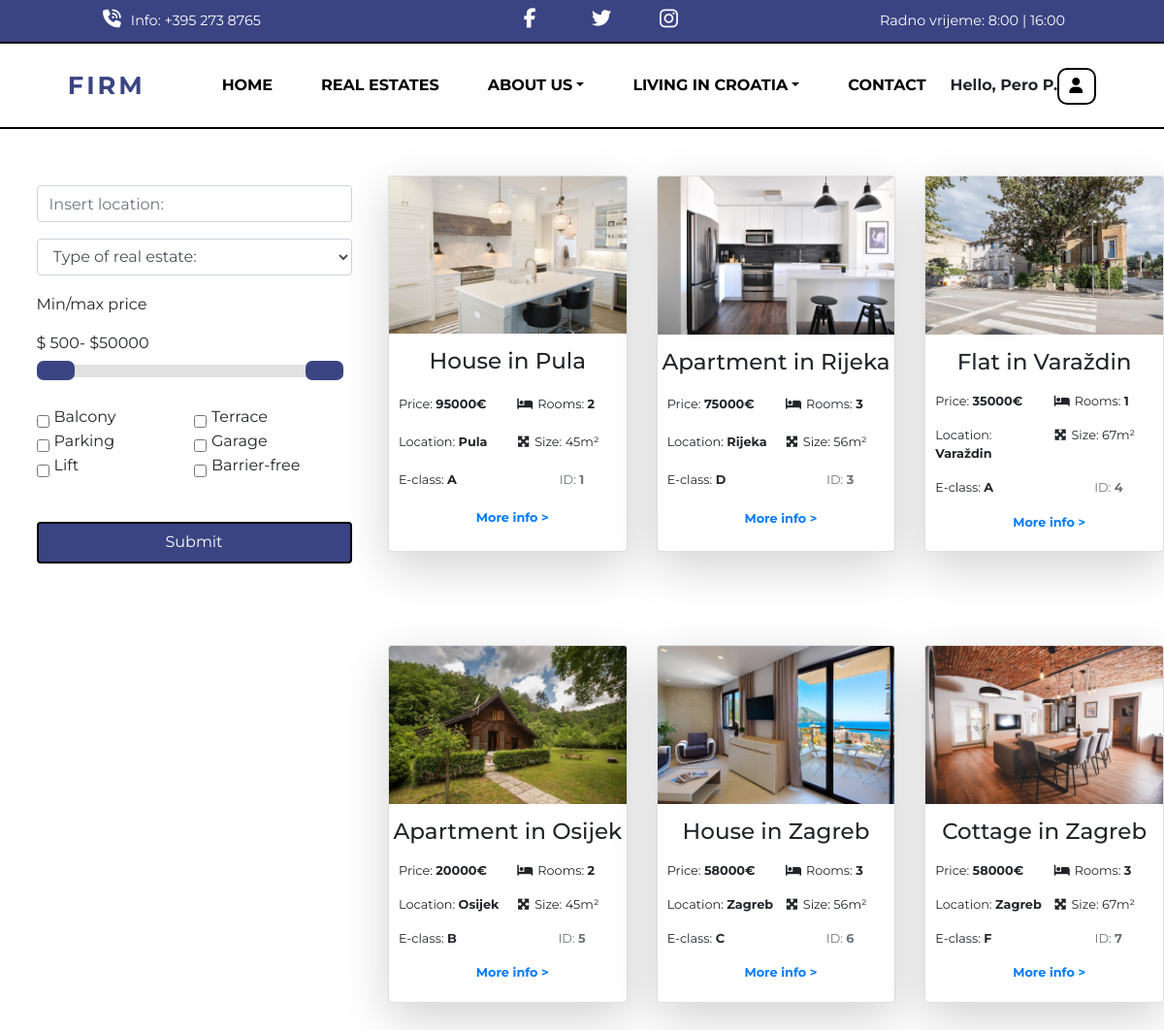
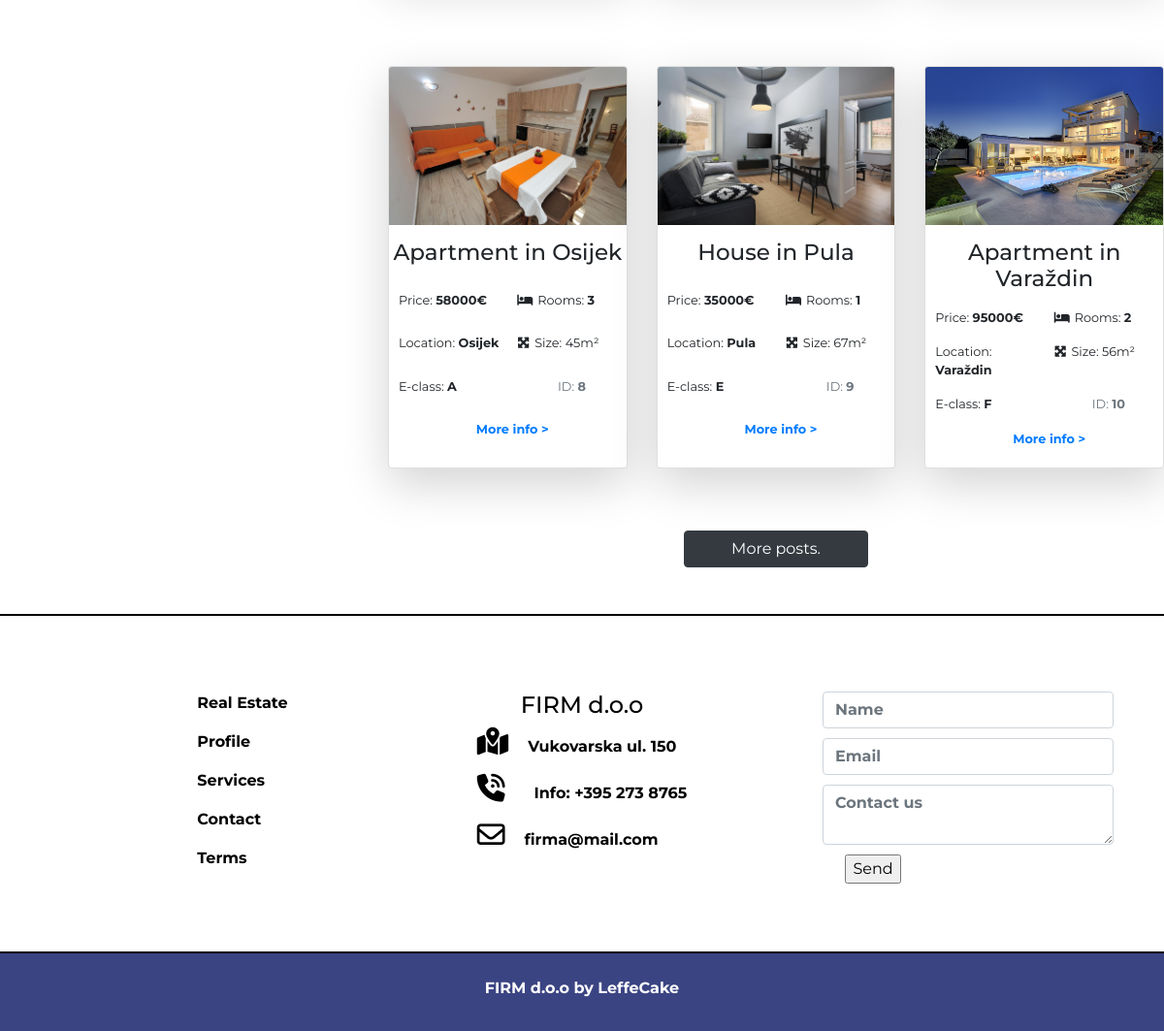
The page /subSites/realEstates/realEstates.php on the database its author committed (2 pictures, top to bottom).
### tables this page shows
CREATE TABLE `estates` (
  `id` int(6) UNSIGNED NOT NULL,
  `type` int(11) DEFAULT NULL,
  `city` int(11) DEFAULT NULL,
  `price` int(11) NOT NULL,
  `rooms` int(11) DEFAULT NULL,
  `floors` int(11) DEFAULT NULL,
  `property_size` int(11) DEFAULT NULL,
  `living_space` int(11) DEFAULT NULL,
  `balcony` tinyint(1) DEFAULT NULL,
  `terrace` tinyint(1) DEFAULT NULL,
  `construction_year` int(11) DEFAULT NULL,
  `last_renovation` int(11) DEFAULT NULL,
  `description` mediumtext DEFAULT NULL,
  `energy_class` int(11) DEFAULT NULL,
  `heating_system` int(11) DEFAULT NULL,
  `parking` tinyint(1) DEFAULT NULL,
  `lift` tinyint(1) DEFAULT NULL,
  `barrier_free` tinyint(1) DEFAULT NULL,
  `internet` tinyint(1) DEFAULT NULL,
  `garage` tinyint(1) DEFAULT NULL
);

CREATE TABLE `estatetypes` (
  `id` int(11) NOT NULL,
  `type` varchar(40) NOT NULL
);

CREATE TABLE `city` (
  `id` int(11) NOT NULL,
  `name` varchar(85) NOT NULL
);

CREATE TABLE `energy_classes` (
  `id` int(11) NOT NULL,
  `class` varchar(5) NOT NULL
);

### subSites/realEstates/getEstates.php (the view, shortened to what this page needs)
<?php
require_once("../../includes/dbh.inc.php");
if (isset($_POST["filterEstates"])) {
    $filter=[];
    if (isset($_POST["cityEs"])) {
        $filter["city"]=$_POST["cityEs"];
    }
    if (isset($_POST["typeEs"])) {
        $filter["type"]=$_POST["typeEs"];
    }
    if (isset($_POST["balcony"])){
        $filter["balcony"]=$_POST["balcony"];
    }
    if (isset($_POST["terrace"])){
        $filter["terrace"]=$_POST["terrace"];
    }
    if (isset($_POST["parking"])){
        $filter["parking"]=$_POST["parking"];
    }
    if (isset($_POST["garage"])){
        $filter["garage"]=$_POST["garage"];
    }
    if (isset($_POST["lift"])){
        $filter["lift"]=$_POST["lift"];
    }
    if (isset($_POST["barrierFreeAccess"])){
        $filter["barrier_free"]=$_POST["barrierFreeAccess"];
    }
    function checkForValues($filter){
        foreach ($filter as $key => $value) {
            if ($value=="") {
                unset($filter[$key]);
            }
        }
        return $filter;
    }
    $filter=checkForValues($filter);
    $sql="SELECT
    estates.price,
    estates.rooms,
    estates.property_size,
    estates.id,
    city.name as `city`,
    estatetypes.type,
    energy_classes.class as `en-class`
    FROM estates
    INNER JOIN city ON (estates.city = city.id)
    INNER JOIN estatetypes ON (estates.type = estatetypes.id)
    INNER JOIN energy_classes ON (estates.energy_class = energy_classes.id)
    WHERE ";
    if (count($filter)==1) {
        foreach ($filter as $key => $value) {
            if ($key=="city") {
                $sql.="city.id='$value'";
            }
            elseif ($key=="type") {
                $sql.="estatetypes.id='$value'";
            }
            elseif ($key=="balcony") {
                $sql.="estates.balcony=1";
            }
            elseif ($key=="terrace") {
                $sql.="estates.terrace=1";
            }
            elseif ($key=="parking") {
                $sql.="estates.parking=1";
            }
            elseif ($key=="garage") {
                $sql.="estates.garage=1";
            }
            elseif ($key=="lift") {
                $sql.="estates.lift=1";
            }
            elseif ($key=="barrier_free") {
                $sql.="estates.barrier_free=1";
            }
        }
    }elseif (count($filter)>1) {
        $and="";
        foreach ($filter as $key => $value) {
            if ($key=="city") {
                $sql.=$and."city.id='$value' ";
                $and="AND ";
            }
            elseif ($key=="type") {
                $sql.=$and."estatetypes.id='$value' ";
                $and="AND ";
            }
            elseif ($key=="balcony") {
                $sql.=$and."estates.balcony=1 ";
                $and="AND ";
            }
            elseif ($key=="terrace") {
                $sql.=$and."estates.terrace=1 ";
                $and="AND ";
            }
            elseif ($key=="parking") {
                $sql.=$and."estates.parking=1 ";
                $and="AND ";
            }
            elseif ($key=="garage") {
                $sql.=$and."estates.garage=1 ";
                $and="AND ";
            }
            elseif ($key=="lift") {
                $sql.=$and."estates.lift=1 ";
                $and="AND ";
            }
            elseif ($key=="barrier_free") {
                $sql.=$and."estates.barrier_free=1 ";
                $and="AND ";
            }
        }
    }else{
        $sql.="true";
    }
    $result = $connection->query($sql);
    $result=fillResults($result);
}else{
    $sql = "SELECT
    estates.price,
    estates.rooms,
    estates.property_size,
    estates.id,
    city.name as `city`,
    estatetypes.type,
    energy_classes.class as `en-class`
    FROM estates
    INNER JOIN city ON (estates.city = city.id)
    INNER JOIN estatetypes ON (estates.type = estatetypes.id)
    INNER JOIN energy_classes ON (estates.energy_class = energy_classes.id)";
    $result = $connection->query($sql);
    $result=fillResults($result);
}
function fillResults($result){
    $resultAds="";
    if ($result->num_rows > 0) {
        while($row = $result->fetch_assoc()) {
            $imgPath='../../img/estates/'.$row['id'].'/';
            $images=scandir($imgPath);
            $location=ucfirst($row["city"]);
            $type=ucfirst($row["type"]);
            $resultAds.='<div class="card shadow-lg mt-5 mb-5" data-aos="fade-up" data-aos-duration="1500">
            <img src='.$imgPath.$images[2].' class="card-img-top" alt="Real estate image">
            <div class="card-body">
                <h3 class="card-title text-center pb-1">'.$type.' in '.$location.'</h3>
                <p class="card-text">Price: <b>'.$row["price"].'€</b></p>
                <p class="card-text"><i class="fas fa-bed"></i>Rooms: <b>'.$row["rooms"].'</b></p>
                <p class="card-text">Location: <b>'.$location.'</b></p>
                <p class="card-text"><i class="fas fa-expand-arrows-alt"></i></i>Size: '.$row["property_size"].'m²</b></p>
                <p class="card-text">E-class: <b>'.$row["en-class"].'</b></p>
                <p class="card-text text-center text-muted">ID: <b>'.$row["id"].'</b></p>
                <p class="card-text text-center text-muted hov"><a href="../activePost/activePost.php?id='.$row["id"].'"><b>More info ></b></a></p>
            </div>
        </div>';
        }
    }
    return $resultAds;
}
?>

### rows shown on the page
estates: shows a picture, type.type "House", city.name "Pula", price "95000", rooms "2", property_size "45", energy_class.class "A", id "1"
estates: shows a picture, type.type "Apartment", city.name "Rijeka", price "75000", rooms "3", property_size "56", energy_class.class "D", id "3"
estates: shows a picture, type.type "Flat", city.name "Varaždin", price "35000", rooms "1", property_size "67", energy_class.class "A", id "4"
estates: shows a picture, type.type "Apartment", city.name "Osijek", price "20000", rooms "2", property_size "45", energy_class.class "B", id "5"
estates: shows a picture, type.type "House", city.name "Zagreb", price "58000", rooms "3", property_size "56", energy_class.class "C", id "6"
estates: shows a picture, type.type "Cottage", city.name "Zagreb", price "58000", rooms "3", property_size "67", energy_class.class "F", id "7"
estates: shows a picture, type.type "Apartment", city.name "Osijek", price "58000", rooms "3", property_size "45", energy_class.class "A", id "8"
estates: shows a picture, type.type "House", city.name "Pula", price "35000", rooms "1", property_size "67", energy_class.class "E", id "9"
estates: shows a picture, type.type "Apartment", city.name "Varaždin", price "95000", rooms "2", property_size "56", energy_class.class "F", id "10"
